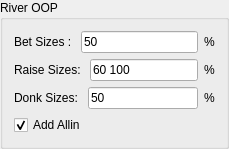
                                                    <widget class="QGroupBox" name="groupBox_6">
                                                        <property name="title">
                                                            <string>River OOP</string>
                                                        </property>
                                                        <layout class="QVBoxLayout" name="verticalLayout_9">
                                                            <item>
                                                                <layout class="QHBoxLayout" name="horizontalLayout_46">
                                                                    <item>
                                                                        <widget class="QLabel" name="label_64">
                                                                            <property name="text">
                                                                                <string>Bet Sizes : </string>
                                                                            </property>
                                                                        </widget>
                                                                    </item>
                                                                    <item>
                                                                        <widget class="QLineEdit" name="river_oop_bet">
                                                                            <property name="text">
                                                                                <string>50</string>
                                                                            </property>
                                                                        </widget>
                                                                    </item>
                                                                    <item>
                                                                        <widget class="QLabel" name="label_65">
                                                                            <property name="text">
                                                                                <string>%</string>
                                                                            </property>
                                                                        </widget>
                                                                    </item>
                                                                </layout>
                                                            </item>
                                                            <item>
                                                                <layout class="QHBoxLayout" name="horizontalLayout_45">
                                                                    <item>
                                                                        <widget class="QLabel" name="label_62">
                                                                            <property name="text">
                                                                                <string>Raise Sizes: </string>
                                                                            </property>
                                                                        </widget>
                                                                    </item>
                                                                    <item>
                                                                        <widget class="QLineEdit" name="river_oop_raise">
                                                                            <property name="text">
                                                                                <string>60 100</string>
                                                                            </property>
                                                                        </widget>
                                                                    </item>
                                                                    <item>
                                                                        <widget class="QLabel" name="label_63">
                                                                            <property name="text">
                                                                                <string>%</string>
                                                                            </property>
                                                                        </widget>
                                                                    </item>
                                                                </layout>
                                                            </item>
                                                            <item>
                                                                <layout class="QHBoxLayout" name="horizontalLayout_47">
                                                                    <item>
                                                                        <widget class="QLabel" name="label_66">
                                                                            <property name="text">
                                                                                <string>Donk Sizes: </string>
                                                                            </property>
                                                                        </widget>
                                                                    </item>
                                                                    <item>
                                                                        <widget class="QLineEdit" name="river_oop_donk">
                                                                            <property name="text">
                                                                                <string>50</string>
                                                                            </property>
                                                                        </widget>
                                                                    </item>
                                                                    <item>
                                                                        <widget class="QLabel" name="label_67">
                                                                            <property name="text">
                                                                                <string>%</string>
                                                                            </property>
                                                                        </widget>
                                                                    </item>
                                                                </layout>
                                                            </item>
                                                            <item>
                                                                <layout class="QHBoxLayout" name="horizontalLayout_48">
                                                                    <item>
                                                                        <widget class="QCheckBox" name="river_oop_allin">
                                                                            <property name="text">
                                                                                <string>Add Allin</string>
                                                                            </property>
                                                                            <property name="checked">
                                                                                <bool>true</bool>
                                                                            </property>
                                                                        </widget>
                                                                    </item>
                                                                </layout>
                                                            </item>
                                                        </layout>
                                                    </widget>
